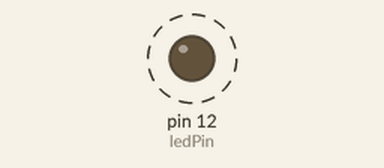
This sketch was run on a simulated Arduino Mega 2560, built with avr-gcc and run on an emulated ATmega2560. On the bench: output pins drawn as LEDs (lit = HIGH). Dashed ring = blinking.

Above: at 0.2 s.
Timing chart, 0 to 16.4 s (numbered marks = the images above):
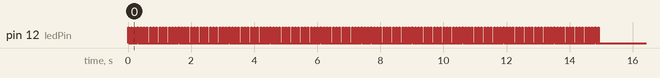

The sketch:

Thermal_PulseTrain.ino
```cpp
const int ledPin = 12;  // PWM-capable on Mega
const int pulseWidth = 17;  // ms
const int numPulse = 150;

void setup() {
  pinMode(ledPin, OUTPUT);
  Serial.begin(9600);
}

void loop() {
  for (int iter1 = 1; iter1 <= numPulse; iter1++) {
    analogWrite(ledPin, 255);
    delay(pulseWidth);

    analogWrite(ledPin, 0);
    delay(83);
  }
  delay(100000);
}
```

Measured:
- by itself, pin 12 (ledPin): alternates HIGH for 0.02 s and LOW for 0.08 s, 300 changes in all, then stays LOW
